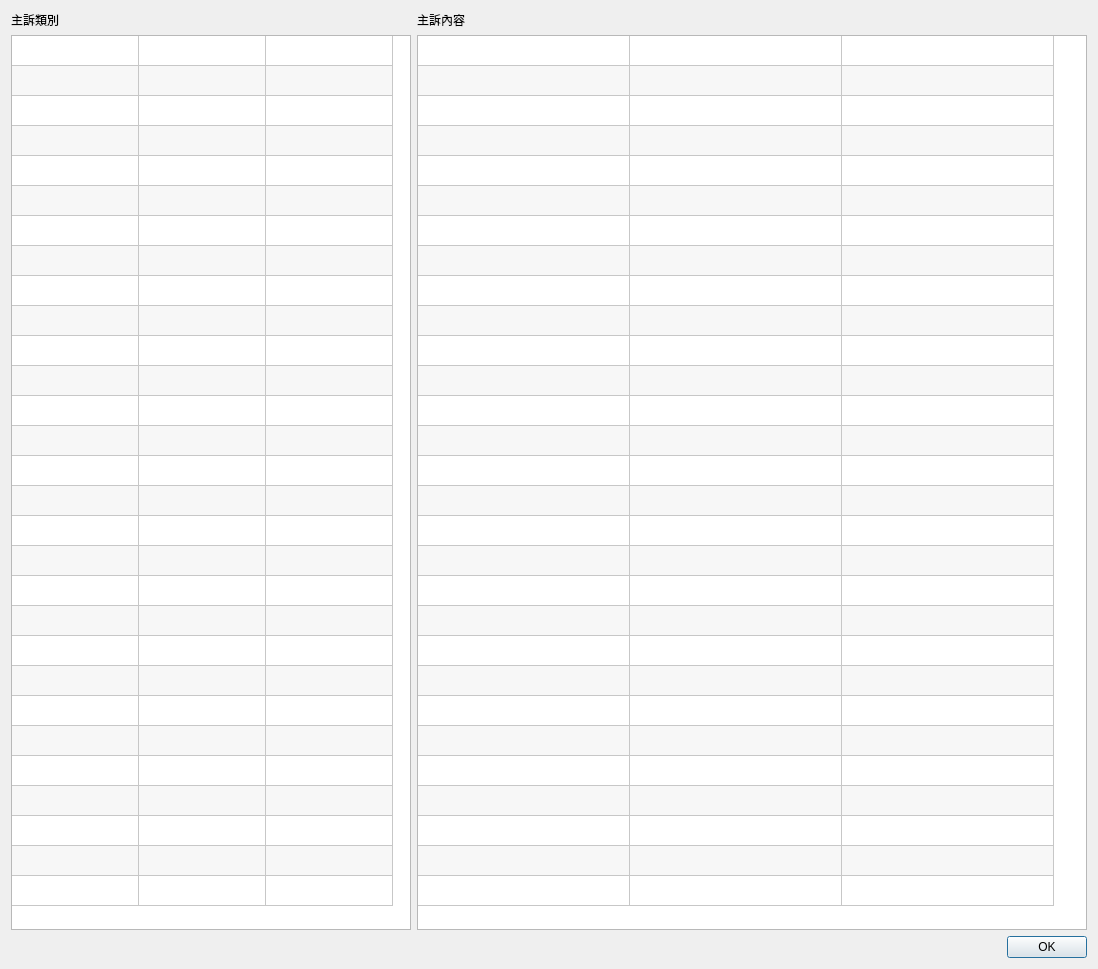
<?xml version="1.0" encoding="UTF-8"?>
<ui version="4.0">
 <class>Dialog_symptom</class>
 <widget class="QDialog" name="Dialog_symptom">
  <property name="windowModality">
   <enum>Qt::NonModal</enum>
  </property>
  <property name="geometry">
   <rect>
    <x>0</x>
    <y>0</y>
    <width>1098</width>
    <height>969</height>
   </rect>
  </property>
  <property name="sizePolicy">
   <sizepolicy hsizetype="Preferred" vsizetype="Preferred">
    <horstretch>0</horstretch>
    <verstretch>0</verstretch>
   </sizepolicy>
  </property>
  <property name="windowTitle">
   <string>主訴</string>
  </property>
  <property name="modal">
   <bool>false</bool>
  </property>
  <layout class="QVBoxLayout" name="verticalLayout">
   <item>
    <layout class="QVBoxLayout" name="verticalLayout_4">
     <item>
      <layout class="QHBoxLayout" name="horizontalLayout_2">
       <item>
        <widget class="QLabel" name="label">
         <property name="maximumSize">
          <size>
           <width>400</width>
           <height>16777215</height>
          </size>
         </property>
         <property name="text">
          <string>主訴類別</string>
         </property>
        </widget>
       </item>
       <item>
        <widget class="QLabel" name="label_2">
         <property name="text">
          <string>主訴內容</string>
         </property>
        </widget>
       </item>
      </layout>
     </item>
     <item>
      <layout class="QHBoxLayout" name="horizontalLayout">
       <item>
        <widget class="QTableWidget" name="tableWidget_groups">
         <property name="maximumSize">
          <size>
           <width>400</width>
           <height>16777215</height>
          </size>
         </property>
         <property name="editTriggers">
          <set>QAbstractItemView::NoEditTriggers</set>
         </property>
         <property name="alternatingRowColors">
          <bool>true</bool>
         </property>
         <property name="selectionMode">
          <enum>QAbstractItemView::SingleSelection</enum>
         </property>
         <property name="selectionBehavior">
          <enum>QAbstractItemView::SelectItems</enum>
         </property>
         <property name="rowCount">
          <number>29</number>
         </property>
         <property name="columnCount">
          <number>3</number>
         </property>
         <attribute name="horizontalHeaderVisible">
          <bool>false</bool>
         </attribute>
         <attribute name="horizontalHeaderMinimumSectionSize">
          <number>27</number>
         </attribute>
         <attribute name="horizontalHeaderDefaultSectionSize">
          <number>127</number>
         </attribute>
         <attribute name="verticalHeaderVisible">
          <bool>false</bool>
         </attribute>
         <row/>
         <row/>
         <row/>
         <row/>
         <row/>
         <row/>
         <row/>
         <row/>
         <row/>
         <row/>
         <row/>
         <row/>
         <row/>
         <row/>
         <row/>
         <row/>
         <row/>
         <row/>
         <row/>
         <row/>
         <row/>
         <row/>
         <row/>
         <row/>
         <row/>
         <row/>
         <row/>
         <row/>
         <row/>
         <column/>
         <column/>
         <column/>
        </widget>
       </item>
       <item>
        <widget class="QTableWidget" name="tableWidget_symptom">
         <property name="maximumSize">
          <size>
           <width>16777215</width>
           <height>16777215</height>
          </size>
         </property>
         <property name="editTriggers">
          <set>QAbstractItemView::NoEditTriggers</set>
         </property>
         <property name="alternatingRowColors">
          <bool>true</bool>
         </property>
         <property name="selectionMode">
          <enum>QAbstractItemView::SingleSelection</enum>
         </property>
         <property name="selectionBehavior">
          <enum>QAbstractItemView::SelectItems</enum>
         </property>
         <property name="rowCount">
          <number>29</number>
         </property>
         <property name="columnCount">
          <number>3</number>
         </property>
         <attribute name="horizontalHeaderVisible">
          <bool>false</bool>
         </attribute>
         <attribute name="horizontalHeaderMinimumSectionSize">
          <number>27</number>
         </attribute>
         <attribute name="horizontalHeaderDefaultSectionSize">
          <number>212</number>
         </attribute>
         <attribute name="verticalHeaderVisible">
          <bool>false</bool>
         </attribute>
         <row/>
         <row/>
         <row/>
         <row/>
         <row/>
         <row/>
         <row/>
         <row/>
         <row/>
         <row/>
         <row/>
         <row/>
         <row/>
         <row/>
         <row/>
         <row/>
         <row/>
         <row/>
         <row/>
         <row/>
         <row/>
         <row/>
         <row/>
         <row/>
         <row/>
         <row/>
         <row/>
         <row/>
         <row/>
         <column/>
         <column/>
         <column/>
        </widget>
       </item>
      </layout>
     </item>
    </layout>
   </item>
   <item>
    <widget class="QDialogButtonBox" name="buttonBox">
     <property name="standardButtons">
      <set>QDialogButtonBox::Ok</set>
     </property>
    </widget>
   </item>
  </layout>
 </widget>
 <resources/>
 <connections/>
</ui>
